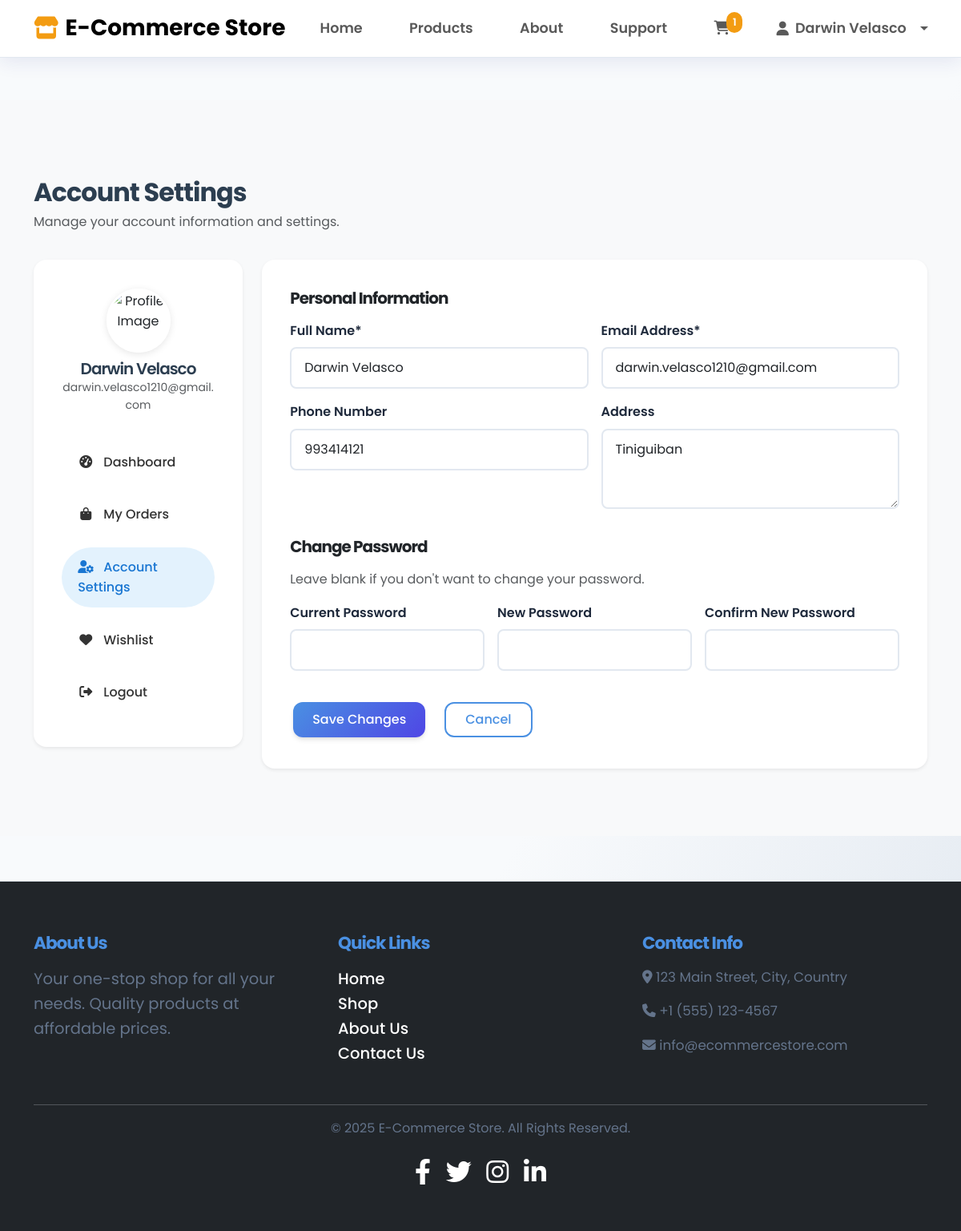
Page /webstore/account-settings.php (signed in) on the committed database.
### tables this page shows
CREATE TABLE `users` (
  `user_id` int NOT NULL AUTO_INCREMENT,
  `role` enum('customer','admin') DEFAULT 'customer',
  `full_name` varchar(100) NOT NULL,
  `email` varchar(100) NOT NULL,
  `password` varchar(255) NOT NULL,
  `phone` varchar(20) DEFAULT NULL,
  `address` text,
  `created_at` timestamp NULL DEFAULT CURRENT_TIMESTAMP,
  PRIMARY KEY (`user_id`),
  UNIQUE KEY `email` (`email`)
);

### webstore/includes/functions.php (called while the page is built, shortened)
<?php
function getDBConnection() {
    global $conn;
    return $conn;
}
function getUserById($userId) {
    $conn = getDBConnection();
    $stmt = $conn->prepare("SELECT * FROM users WHERE user_id = ?");
    $stmt->bind_param("i", $userId);
    $stmt->execute();
    return $stmt->get_result()->fetch_assoc();
}
?>

### webstore/account-settings.php (the view, shortened to what this page needs)
<?php
require_once 'includes/functions.php';
$userId = $_SESSION['user_id'];
$user = getUserById($userId);
include 'includes/header.php';
?>
<section class="dashboard-section py-5">
    <div class="container">
        <div class="dashboard-header mb-4">
            <h1 class="display-6 fw-bold mb-1">Account Settings</h1>
            <p class="text-muted">Manage your account information and settings.</p>
        </div>
        <div class="row g-4">
            <div class="col-lg-3">
                <div class="card shadow-sm rounded-4 border-0 mb-4 mb-lg-0">
                    <div class="card-body p-4">
                        <div class="user-profile text-center mb-4">
                            <div class="profile-image mb-2 mx-auto" style="width: 80px; height: 80px;">
                                <img src="images/default-profile.jpg" alt="Profile Image" class="rounded-circle w-100 h-100 object-fit-cover">
                            </div>
                            <div class="profile-info">
                                <h5 class="fw-semibold mb-0"><?= htmlspecialchars($user['full_name']) ?></h5>
                                <p class="text-muted small mb-0"><?= htmlspecialchars($user['email']) ?></p>
                            </div>
                        </div>
                        <nav class="dashboard-nav">
                            <ul class="nav flex-column gap-2">
                                <li class="nav-item"><a class="nav-link rounded-pill" href="dashboard.php"><i class="fas fa-tachometer-alt me-2"></i> Dashboard</a></li>
                                <li class="nav-item"><a class="nav-link rounded-pill" href="orders.php"><i class="fas fa-shopping-bag me-2"></i> My Orders</a></li>
                                <li class="nav-item"><a class="nav-link rounded-pill active" href="account-settings.php"><i class="fas fa-user-cog me-2"></i> Account Settings</a></li>
                                <li class="nav-item"><a class="nav-link rounded-pill" href="wishlist.php"><i class="fas fa-heart me-2"></i> Wishlist</a></li>
                                <li class="nav-item"><a class="nav-link rounded-pill" href="logout.php"><i class="fas fa-sign-out-alt me-2"></i> Logout</a></li>
                            </ul>
                        </nav>
                    </div>
                </div>
            </div>
            <div class="col-lg-9">
                <div class="card shadow-sm border-0 rounded-4 mb-4">
                    <div class="card-body p-4">
                        <form method="post" class="account-form">
                            <div class="form-section mb-4">
                                <h2 class="h5 fw-bold mb-3">Personal Information</h2>
                                <div class="row g-3">
                                    <div class="col-md-6">
                                        <label for="full_name" class="form-label fw-semibold">Full Name*</label>
                                        <input type="text" name="full_name" id="full_name" class="form-control rounded-3" value="<?= htmlspecialchars($user['full_name']) ?>" required>
                                    </div>
                                    <div class="col-md-6">
                                        <label for="email" class="form-label fw-semibold">Email Address*</label>
                                        <input type="email" name="email" id="email" class="form-control rounded-3" value="<?= htmlspecialchars($user['email']) ?>" required>
                                    </div>
                                    <div class="col-md-6">
                                        <label for="phone" class="form-label fw-semibold">Phone Number</label>
                                        <input type="tel" name="phone" id="phone" class="form-control rounded-3" value="<?= htmlspecialchars($user['phone']) ?>">
                                    </div>
                                    <div class="col-md-6">
                                        <label for="address" class="form-label fw-semibold">Address</label>
                                        <textarea name="address" id="address" rows="3" class="form-control rounded-3"><?= htmlspecialchars($user['address']) ?></textarea>
                                    </div>
                                </div>
                            </div>
                            <div class="form-section mb-4">
                                <h2 class="h5 fw-bold mb-3">Change Password</h2>
                                <p class="text-muted mb-3">Leave blank if you don't want to change your password.</p>
                                <div class="row g-3">
                                    <div class="col-md-4">
                                        <label for="current_password" class="form-label fw-semibold">Current Password</label>
                                        <input type="password" name="current_password" id="current_password" class="form-control rounded-3">
                                    </div>
                                    <div class="col-md-4">
                                        <label for="new_password" class="form-label fw-semibold">New Password</label>
                                        <input type="password" name="new_password" id="new_password" class="form-control rounded-3">
                                    </div>
                                    <div class="col-md-4">
                                        <label for="confirm_password" class="form-label fw-semibold">Confirm New Password</label>
                                        <input type="password" name="confirm_password" id="confirm_password" class="form-control rounded-3">
                                    </div>
                                </div>
                            </div>
                            <div class="form-actions d-flex gap-3">
                                <button type="submit" class="btn btn-primary px-4 py-2">Save Changes</button>
                                <a href="dashboard.php" class="btn btn-outline px-4 py-2">Cancel</a>
                            </div>
                        </form>
                    </div>
                </div>
            </div>
        </div>
    </div>
</section>
<?php include 'includes/footer.php'; ?>

### webstore/css/styles.css (style rules this page uses)
:root { --primary-color: #6366f1; --primary-dark: #4f46e5; --primary-light: #818cf8; --secondary-color: #64748b; --accent-color: #f59e0b; --text-color: #1e293b; --text-light: #64748b; --light-bg: #f8fafc; --border-color: #e2e8f0; --success-color: #10b981; --danger-color: #ef4444; --warning-color: #f59e0b; --info-color: #3b82f6; --shadow-sm: 0 1px 2px 0 rgb(0 0 0 / 0.05); --shadow: 0 4px 6px -1px rgb(0 0 0 / 0.1), 0 2px 4px -2px rgb(0 0 0 / 0.1); --shadow-md: 0 10px 15px -3px rgb(0 0 0 / 0.1), 0 4px 6px -4px rgb(0 0 0 / 0.1); --shadow-lg: 0 20px 25px -5px rgb(0 0 0 / 0.1), 0 8px 10px -6px rgb(0 0 0 / 0.1); --transition-fast: 150ms cubic-bezier(0.4, 0, 0.2, 1); --transition-normal: 300ms cubic-bezier(0.4, 0, 0.2, 1); --transition-slow: 500ms cubic-bezier(0.4, 0, 0.2, 1); }
body { font-family: 'Poppins', sans-serif; color: var(--text-color); background: linear-gradient(120deg, #f8fafc 60%, #e0e7ef 100%); min-height: 100vh; line-height: 1.6; -webkit-font-smoothing: antialiased; -moz-osx-font-smoothing: grayscale; padding-top: 90px; }
h1, h2, h3, h4, h5, h6 { font-family: 'Poppins', sans-serif; font-weight: 900; color: var(--primary-color); letter-spacing: -1px; margin-bottom: 1.3rem; }
h1 { font-size: 2.5rem; }
h2 { font-size: 2rem; }
h5 { font-size: 1.25rem; }
p { margin-bottom: 1rem; color: var(--text-light); }
.btn { display: inline-flex; align-items: center; justify-content: center; gap: 0.5rem; padding: 0.75rem 1.5rem; border-radius: 0.75rem; font-weight: 500; text-align: center; text-decoration: none; cursor: pointer; transition: var(--transition-normal); border: none; margin: 0.25rem; position: relative; overflow: hidden; }
.btn::after { content: ''; position: absolute; width: 100%; height: 100%; top: 0; left: 0; background: linear-gradient(rgba(255,255,255,0.1), rgba(255,255,255,0)); opacity: 0; transition: var(--transition-normal); }
.btn-primary { background: linear-gradient(135deg, var(--primary-color), var(--primary-dark)); color: white; box-shadow: var(--shadow); }
.btn-outline { background: transparent; color: var(--primary-color); border: 2px solid var(--primary-color); }
.form-control { border-radius: 0.75rem; border: 2px solid var(--border-color); padding: 0.75rem 1rem; transition: var(--transition-normal); background-color: white; }
.form-label { font-weight: 500; margin-bottom: 0.5rem; color: var(--text-color); }
.card { border: none; border-radius: 1rem; box-shadow: var(--shadow); transition: var(--transition-normal); background: white; overflow: hidden; }
section { margin-bottom: 3.5rem; }
.text-center { text-align: center !important; }
.mb-4 { margin-bottom: 2.2rem !important; }
.p-4 { padding: 2.2rem !important; }
.nav-link { transition: all 0.3s ease; }
.btn { transition: all 0.3s ease; }
.card { transition: all 0.3s ease; }
:root { --primary-color: #4a90e2; --accent-color: #f39c12; --light-bg: #f8f9fa; }
.dashboard-section { padding-top: 6rem !important; min-height: 100vh; background-color: var(--light-bg); }
.dashboard-header { margin-bottom: 2rem; }
.dashboard-header h1 { font-size: 2rem; font-weight: 700; color: #2c3e50; margin-bottom: 0.5rem; }
.dashboard-header p { color: #6c757d; font-size: 1rem; margin-bottom: 0; }
.user-profile { text-align: center; margin-bottom: 2rem; }
.profile-image { width: 100px; height: 100px; margin: 0 auto 1rem; border-radius: 50%; overflow: hidden; border: 3px solid #fff; box-shadow: 0 2px 10px rgba(0,0,0,0.1); }
.profile-image img { width: 100%; height: 100%; object-fit: cover; }
.profile-info h5 { font-size: 1.25rem; font-weight: 600; color: #2c3e50; margin-bottom: 0.25rem; }
.profile-info p { color: #6c757d; font-size: 0.875rem; margin-bottom: 0; }
.dashboard-nav { margin-top: 1.5rem; }
.dashboard-nav .nav-link { color: #2c3e50; font-weight: 500; padding: 0.75rem 1.25rem; border-radius: 0.5rem; transition: all 0.2s ease; margin-bottom: 0.5rem; }
.dashboard-nav .nav-link:hover, .dashboard-nav .nav-link.active { background-color: var(--primary-color); color: #fff; }
.dashboard-nav .nav-link i { margin-right: 0.5rem; width: 20px; text-align: center; }
.card { border: none; border-radius: 1rem; box-shadow: 0 2px 10px rgba(0,0,0,0.05); transition: transform 0.2s ease, box-shadow 0.2s ease; }
.card-body { padding: 1.5rem; }

### rows in the picture
users: full_name "Darwin Velasco", email "darwin.velasco1210@gmail.com", phone "993414121", address "Tiniguiban"

### other values in the picture
SITE_NAME "E-Commerce Store"
$cartCount "1"
$_SESSION['full_name'] "Darwin Velasco"
